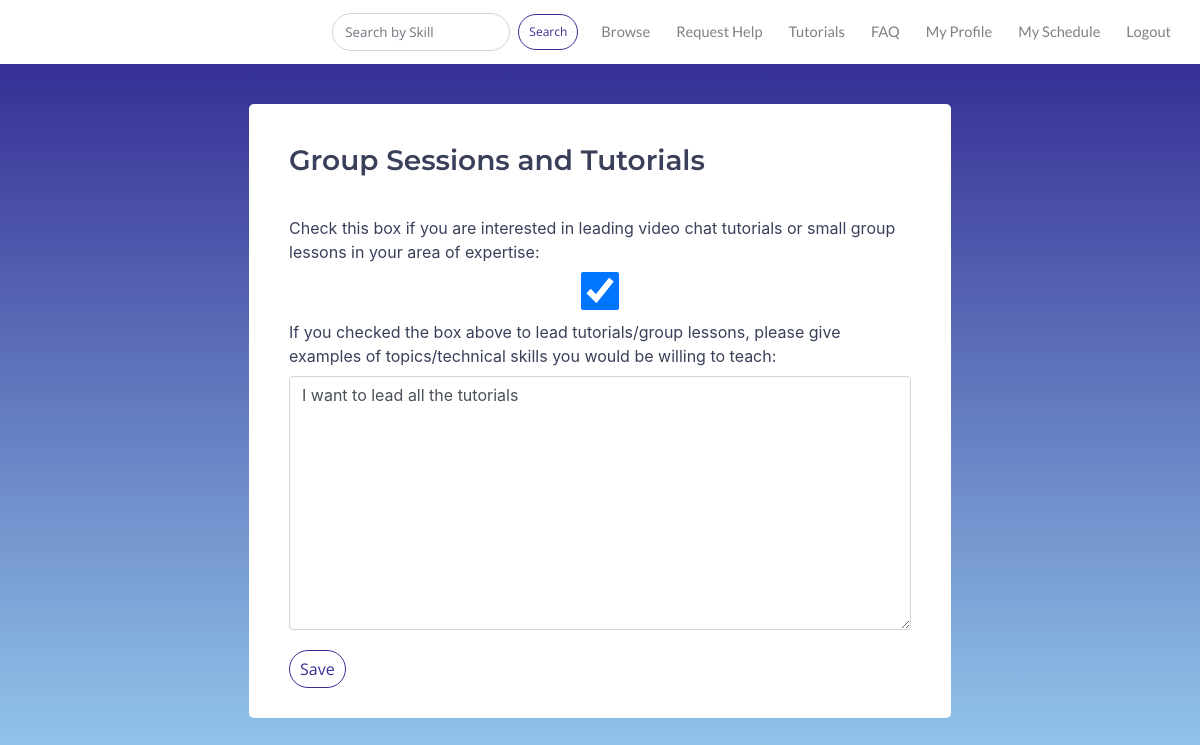
/search/users/profile/edit/tutorials/ (signed in), run on an earlier commit of the app's database.
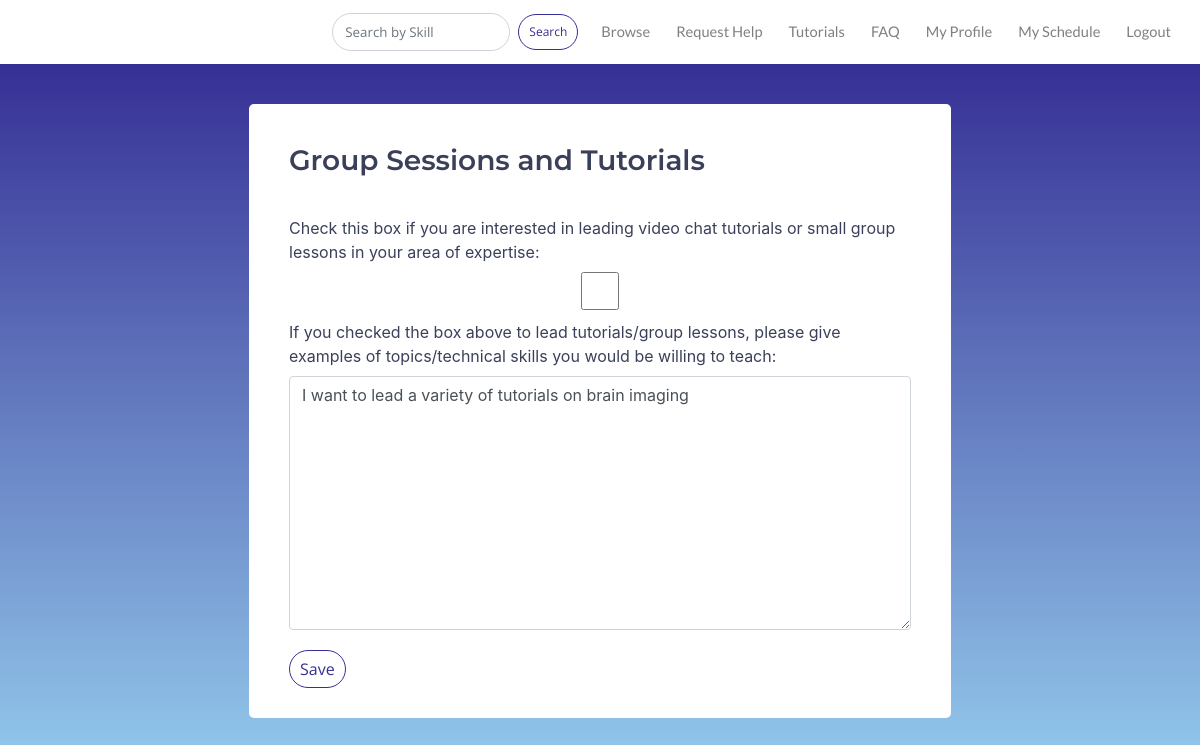
And on a later commit of the database.
### users/models.py (models this page shows)
class CustomUser(AbstractUser):
    objects = CustomUserManager()
    position = models.CharField(max_length =10000, null=True, default='', blank=True)
    bio = models.CharField(max_length =10000, null=True, default='', blank=True)
    skills = TaggableManager(help_text="A comma-separated list of tags.")
    image = models.ImageField(upload_to="profile_image", blank=True)
    website = models.CharField(max_length=10000, null=True, default='', blank=True)
    skill_area1_title = models.CharField(max_length =10000, null=True, default='', blank=True)
    skill_area1 = models.CharField(max_length =10000, null=True, default='', blank=True)
    skill_area2_title = models.CharField(max_length =10000, null=True, default='', blank=True)
    skill_area2 = models.CharField(max_length =10000, null=True, default='', blank=True)
    skill_area3_title = models.CharField(max_length =10000, null=True, default='', blank=True)
    skill_area3 = models.CharField(max_length =10000, null=True, default='', blank=True)
    skill_area4_title = models.CharField(max_length =10000, null=True, default='', blank=True)
    skill_area4 = models.CharField(max_length =10000, null=True, default='', blank=True)
    skill_area5_title = models.CharField(max_length =10000, null=True, default='', blank=True)
    skill_area5 = models.CharField(max_length =10000, null=True, default='', blank=True)
    software_hardware = models.CharField(max_length =10000, null=True, default='', blank=True)
    software_hardware_intermediate = models.CharField(max_length =10000, null=True, default='', blank=True)
    availability = models.CharField(max_length=10000, null=True, default='', blank=True)
    rate = models.CharField(max_length= 10000, null=True, default='', blank=True)
    expert = models.BooleanField(blank=True, default=False)
    gives_tutorials = models.BooleanField(blank=True, default=False)
    tutorial_area = models.CharField(max_length =10000, null=True, default='', blank=True)
    wants_expert = models.BooleanField(blank=True, default=False)
    needs_help_with = models.CharField(max_length =10000, null=True, default='', blank=True)
    profile_under_review = models.BooleanField(blank=True, default=False)
    profile_approved = models.BooleanField(blank=True, default=False)

### users/views.py (the view)
# urls.py: path('profile/edit/tutorials/', views.EditProfileTutorialView, name='edit_profile_tutorials'),
@login_required
def EditProfileTutorialView(request):
    form_two =EditProfileDetail()
    if request.method == 'POST':
        form_two = EditProfileDetail(request.POST, instance =request.user)
        if form_two.is_valid():
            form_two.save()
        return HttpResponseRedirect(reverse('profile'))
    else:
        form_two = EditProfileDetail(instance = request.user)
        return render(request, 'edit_profile_tutorials.html', {
            'form_two': form_two,
        })

### templates/edit_profile_tutorials.html (shortened to what this page needs)
{% extends 'layout.html' %}
{% load static %}
{% load widget_tweaks %}
{% block content %}
<div class="container-fluid booking">
<form  class="form-group booking_form"  method="post">
    <div class="container" id="booking_form">
    <h3 class="edit_profile_subheading">Group Sessions and Tutorials</h3>
        {{ form_two.gives_tutorials.label_tag }}
          {% render_field form_two.gives_tutorials class="form-control" %}
        {{ form_two.tutorial_area.label_tag }}
          {% render_field form_two.tutorial_area class="form-control" %}
     <button type="submit" class="btn btn-primary edit_profile">Save</button>
    </div>
     </form>
    </div>
{% endblock %}

What changed in the data, as far as the page shows it:
changed CustomUser: gives_tutorials "☑" → "☐"; tutorial_area "I want to lead all the tutorials" → "I want to lead a variety of tutorials on brain imaging"
